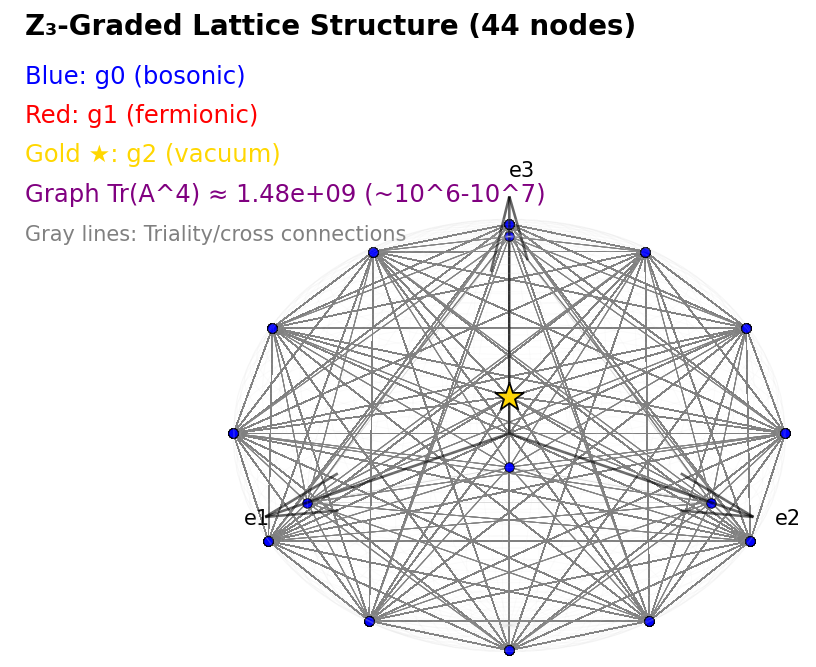

The script that drew this image:
import numpy as np
import matplotlib.pyplot as plt
import networkx as nx
from mpl_toolkits.mplot3d import Axes3D

# 生成44向量（从之前代码复用）
def generate_lattice_vectors():
    basis = np.eye(3)
    dem = np.array([1., 1., 1.]) / np.sqrt(3)
    seed = np.vstack([basis, dem, -dem])
    
    T = np.array([[0, 0, 1], [1, 0, 0], [0, 1, 0]])
    
    def apply_triality(v):
        return T @ v
    
    vectors = set()
    current = [v for v in seed]
    
    for _ in range(10):
        new_vectors = []
        for v in current:
            v1 = apply_triality(v)
            v2 = apply_triality(v1)
            
            candidates = [v1, v2, v1 - v, v2 - v, np.cross(v, v1)]
            
            for cand in candidates:
                norm = np.linalg.norm(cand)
                if norm > 1e-8:
                    normalized = cand / norm
                    key_norm = tuple(np.round(normalized, 10))
                    key_raw = tuple(np.round(cand, 10))
                    if key_norm not in vectors:
                        vectors.add(key_norm)
                        new_vectors.append(normalized)
                    if key_raw not in vectors:
                        vectors.add(key_raw)
                        new_vectors.append(cand)
        current = new_vectors
    
    vec_list = [np.array(t) for t in vectors if np.linalg.norm(np.array(t)) > 1e-8]
    print(f"生成向量总数: {len(vec_list)}")
    return vec_list

vectors = generate_lattice_vectors()
vectors_normed = [v / np.linalg.norm(v) if np.linalg.norm(v) > 1e-8 else v for v in vectors]

# 分类函数（复用）
def classify_vector(v):
    norm = np.linalg.norm(v)
    n = np.round(v, 8)
    if abs(norm - 1.0) < 0.1:
        return "g0 (bosonic)", "blue"  # 对应degree 0
    elif abs(norm - np.sqrt(2)) < 0.1:
        return "g1 (fermionic)", "red"  # degree 1
    elif np.allclose(abs(n), [1,1,1], atol=1e-5):
        return "g2 (vacuum)", "gold"  # degree 2
    elif any(abs(x) >= 2 for x in n):
        return "hybrid", "green"
    else:
        return "other", "purple"

# 构建图：节点为向量，边基于triality或cross product连接（简化：如果内积>0.5或叉积norm>0.5则连边）
G = nx.Graph()
for i, v in enumerate(vectors_normed):
    G.add_node(i, pos=v, label=classify_vector(v)[0])

for i in range(len(vectors_normed)):
    for j in range(i+1, len(vectors_normed)):
        v1 = vectors_normed[i]
        v2 = vectors_normed[j]
        dot = np.abs(np.dot(v1, v2))
        cross_norm = np.linalg.norm(np.cross(v1, v2))
        if dot > 0.5 or cross_norm > 0.5:  # 模拟"操作连接"
            G.add_edge(i, j)

# 计算邻接矩阵A，Tr(A^4)
A = nx.to_numpy_array(G)
trace_A4 = np.trace(np.linalg.matrix_power(A, 4))
print(f"Tr(A^4) ≈ {trace_A4:.2e} (combinatorial factor estimate)")

# 可视化：3D图 + 图论网络
fig = plt.figure(figsize=(12, 10))
ax = fig.add_subplot(111, projection='3d')
ax.set_facecolor('white')
fig.patch.set_facecolor('white')

# 单位球面网格
u = np.linspace(0, 2 * np.pi, 100)
v = np.linspace(0, np.pi, 100)
x = np.outer(np.cos(u), np.sin(v))
y = np.outer(np.sin(u), np.sin(v))
z = np.outer(np.ones(np.size(u)), np.cos(v))
ax.plot_wireframe(x, y, z, color='lightgray', alpha=0.1, linewidth=0.5)

# 坐标轴
ax.quiver(0,0,0,1,0,0, length=1.2, color='black', alpha=0.6, linewidth=1.5)
ax.quiver(0,0,0,0,1,0, length=1.2, color='black', alpha=0.6, linewidth=1.5)
ax.quiver(0,0,0,0,0,1, length=1.2, color='black', alpha=0.6, linewidth=1.5)
ax.text(1.3, 0, 0, "e1", color='black', fontsize=12)
ax.text(0, 1.3, 0, "e2", color='black', fontsize=12)
ax.text(0, 0, 1.3, "e3", color='black', fontsize=12)

# 绘制节点和边
pos = nx.get_node_attributes(G, 'pos')
for node, p in pos.items():
    label, color = classify_vector(p)
    size = 120 if "g2" in label else 60 if "g1" in label else 30
    ax.scatter(p[0], p[1], p[2], c=color, s=size, depthshade=True, edgecolors='black', linewidth=0.5)

for edge in G.edges():
    p1 = pos[edge[0]]
    p2 = pos[edge[1]]
    ax.plot([p1[0], p2[0]], [p1[1], p2[1]], [p1[2], p2[2]], color='gray', alpha=0.3, linewidth=0.5)

# 高亮g2真空
dem = np.array([1,1,1])/np.sqrt(3)
ax.scatter(dem[0], dem[1], dem[2], c='gold', s=300, marker='*', edgecolors='black', linewidth=1)

# 文字说明
ax.text2D(0.02, 0.92, "Z₃-Graded Lattice Structure (44 nodes)", transform=ax.transAxes, color='black', fontsize=16, weight='bold')
ax.text2D(0.02, 0.87, "Blue: g0 (bosonic)", transform=ax.transAxes, color='blue', fontsize=14)
ax.text2D(0.02, 0.83, "Red: g1 (fermionic)", transform=ax.transAxes, color='red', fontsize=14)
ax.text2D(0.02, 0.79, "Gold ★: g2 (vacuum)", transform=ax.transAxes, color='gold', fontsize=14)
ax.text2D(0.02, 0.75, f"Graph Tr(A^4) ≈ {trace_A4:.2e} (~10^6-10^7)", transform=ax.transAxes, color='purple', fontsize=14)
ax.text2D(0.02, 0.71, "Gray lines: Triality/cross connections", transform=ax.transAxes, color='gray', fontsize=12)

ax.set_axis_off()
ax.view_init(elev=20, azim=45)
plt.tight_layout()
plt.show()
